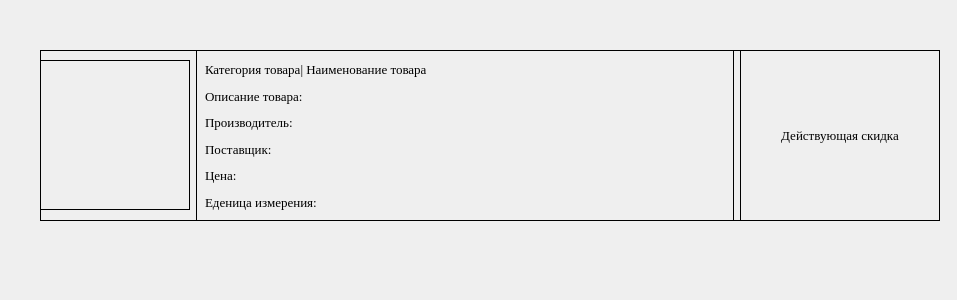
<?xml version="1.0" encoding="UTF-8"?>
<ui version="4.0">
 <class>Form</class>
 <widget class="QWidget" name="Form">
  <property name="geometry">
   <rect>
    <x>0</x>
    <y>0</y>
    <width>957</width>
    <height>300</height>
   </rect>
  </property>
  <property name="windowTitle">
   <string>Form</string>
  </property>
  <widget class="QWidget" name="widget_7" native="true">
   <property name="geometry">
    <rect>
     <x>40</x>
     <y>50</y>
     <width>900</width>
     <height>171</height>
    </rect>
   </property>
   <property name="minimumSize">
    <size>
     <width>900</width>
     <height>0</height>
    </size>
   </property>
   <property name="maximumSize">
    <size>
     <width>801</width>
     <height>171</height>
    </size>
   </property>
   <property name="styleSheet">
    <string notr="true">
border: 1px solid black;
</string>
   </property>
   <layout class="QHBoxLayout" name="horizontalLayout_9">
    <item>
     <layout class="QHBoxLayout" name="horizontalLayout_11">
      <item>
       <widget class="QLabel" name="photo_10">
        <property name="maximumSize">
         <size>
          <width>150</width>
          <height>150</height>
         </size>
        </property>
        <property name="styleSheet">
         <string notr="true">
border: 1px solid black;
</string>
        </property>
        <property name="text">
         <string/>
        </property>
        <property name="pixmap">
         <pixmap>../Desktop/import/1.jpg</pixmap>
        </property>
        <property name="scaledContents">
         <bool>true</bool>
        </property>
       </widget>
      </item>
      <item>
       <widget class="QWidget" name="widget_8" native="true">
        <property name="styleSheet">
         <string notr="true"/>
        </property>
        <layout class="QVBoxLayout" name="verticalLayout_5">
         <item>
          <layout class="QVBoxLayout" name="verticalLayout_18">
           <item>
            <widget class="QLabel" name="label_15">
             <property name="font">
              <font>
               <family>Times New Roman</family>
               <pointsize>10</pointsize>
              </font>
             </property>
             <property name="styleSheet">
              <string notr="true">
border: 0px solid black;
</string>
             </property>
             <property name="text">
              <string>Категория товара| Наименование товара</string>
             </property>
            </widget>
           </item>
           <item>
            <widget class="QLabel" name="label_27">
             <property name="font">
              <font>
               <family>Times New Roman</family>
               <pointsize>10</pointsize>
              </font>
             </property>
             <property name="styleSheet">
              <string notr="true">
border: 0px solid black;
</string>
             </property>
             <property name="text">
              <string>Описание товара:</string>
             </property>
            </widget>
           </item>
           <item>
            <widget class="QLabel" name="label_28">
             <property name="font">
              <font>
               <family>Times New Roman</family>
               <pointsize>10</pointsize>
              </font>
             </property>
             <property name="styleSheet">
              <string notr="true">
border: 0px solid black;
</string>
             </property>
             <property name="text">
              <string>Производитель:</string>
             </property>
            </widget>
           </item>
           <item>
            <widget class="QLabel" name="label_46">
             <property name="font">
              <font>
               <family>Times New Roman</family>
               <pointsize>10</pointsize>
              </font>
             </property>
             <property name="styleSheet">
              <string notr="true">
border: 0px solid black;
</string>
             </property>
             <property name="text">
              <string>Поставщик:</string>
             </property>
            </widget>
           </item>
           <item>
            <widget class="QLabel" name="label_47">
             <property name="font">
              <font>
               <family>Times New Roman</family>
               <pointsize>10</pointsize>
              </font>
             </property>
             <property name="styleSheet">
              <string notr="true">
border: 0px solid black;
</string>
             </property>
             <property name="text">
              <string>Цена:</string>
             </property>
            </widget>
           </item>
           <item>
            <widget class="QLabel" name="label_48">
             <property name="font">
              <font>
               <family>Times New Roman</family>
               <pointsize>10</pointsize>
              </font>
             </property>
             <property name="styleSheet">
              <string notr="true">
border: 0px solid black;
</string>
             </property>
             <property name="text">
              <string>Еденица измерения:</string>
             </property>
            </widget>
           </item>
          </layout>
         </item>
        </layout>
       </widget>
      </item>
     </layout>
    </item>
    <item>
     <widget class="QLabel" name="sale_11">
      <property name="maximumSize">
       <size>
        <width>200</width>
        <height>16777215</height>
       </size>
      </property>
      <property name="font">
       <font>
        <family>Times New Roman</family>
        <pointsize>10</pointsize>
       </font>
      </property>
      <property name="styleSheet">
       <string notr="true">
border: 1px solid black;
</string>
      </property>
      <property name="text">
       <string>Действующая скидка</string>
      </property>
      <property name="alignment">
       <set>Qt::AlignCenter</set>
      </property>
     </widget>
    </item>
   </layout>
  </widget>
 </widget>
 <resources/>
 <connections/>
</ui>
